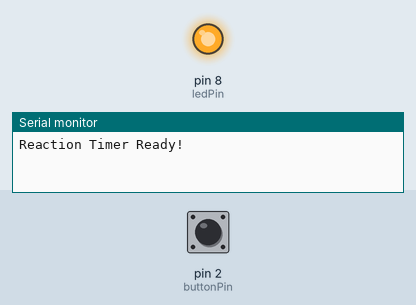
A sketch run on a simulated Arduino Uno, built with avr-gcc and run on an emulated ATmega328P. Shown: output pins drawn as LEDs (lit = HIGH), the last lines printed to the serial monitor. The test bench sets the inputs (shaded band); at power-on: pin 2 (buttonPin) HIGH. Random numbers use the default seed unless the sketch sets one.

Above: at 4.6 s.
4.7 s: pin 2 (buttonPin) pulled LOW for 0.15 s
At 5.9 s:
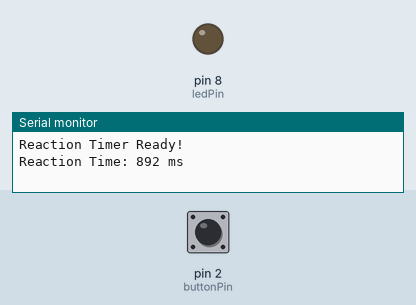
Timing chart, 0 to 12.3 s (numbered marks = the images above; inputs shaded):
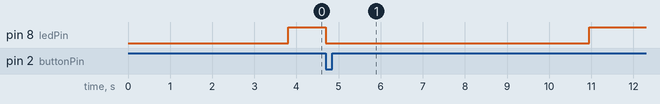

The sketch:

code.ino
```cpp
int ledPin = 8;
int buttonPin = 2;

unsigned long startTime;
unsigned long reactionTime;

void setup() {
  pinMode(ledPin, OUTPUT);
  pinMode(buttonPin, INPUT_PULLUP);
  Serial.begin(9600);
  Serial.println("Reaction Timer Ready!");
}

void loop() {
  // wait random time before turning LED on
  int waitTime = random(2000, 5000);
  delay(waitTime);

  digitalWrite(ledPin, HIGH);
  startTime = millis();

  // wait until button pressed
  while (digitalRead(buttonPin) == HIGH) {
    // waiting...
  }

  reactionTime = millis() - startTime;

  digitalWrite(ledPin, LOW);

  Serial.print("Reaction Time: ");
  Serial.print(reactionTime);
  Serial.println(" ms");

  delay(3000);
}
```

Measured:
- after the input at 4.7 s, pin 8 (ledPin): HIGH → LOW at once, → HIGH 6.2 s later
